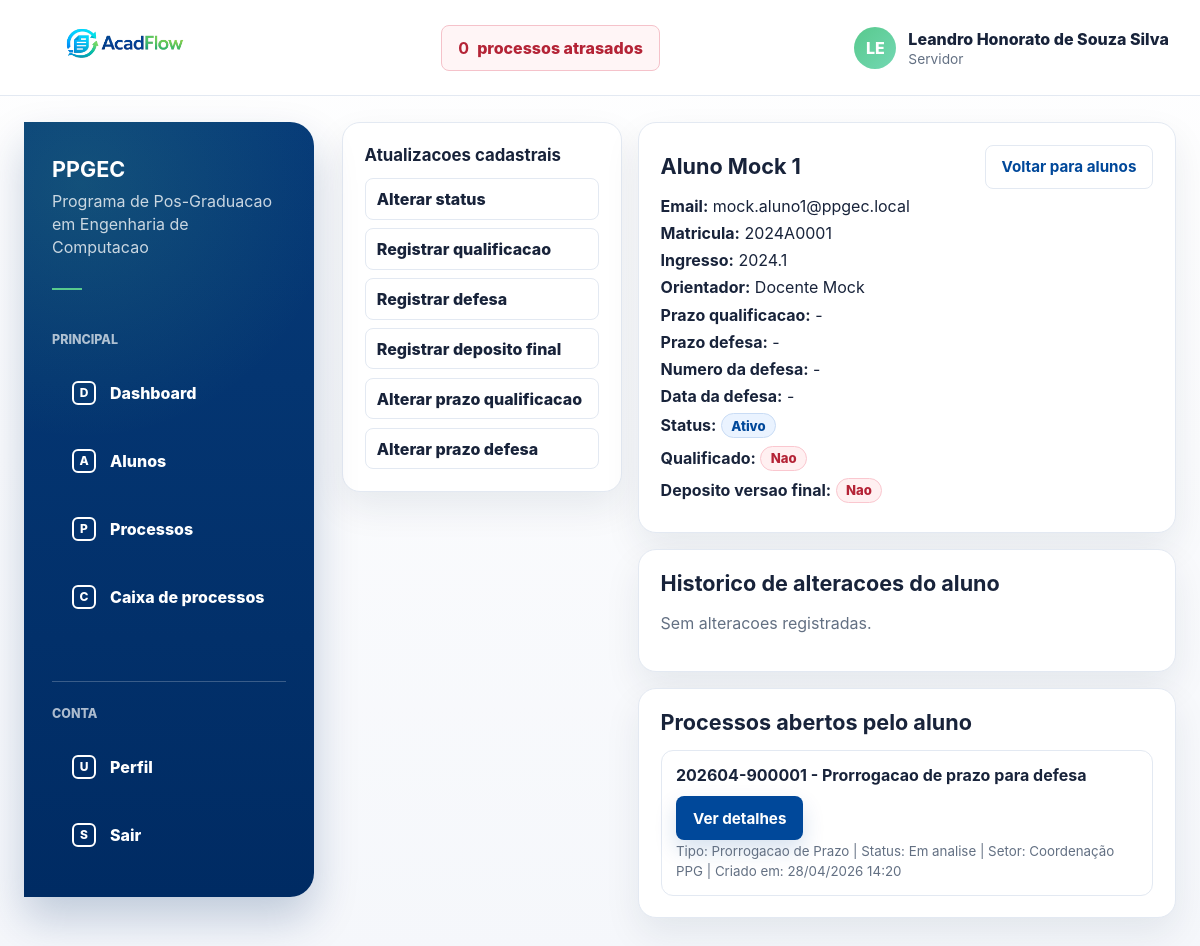
/coordenacao/alunos/5/ (signed in), run on an earlier commit of the app's database.
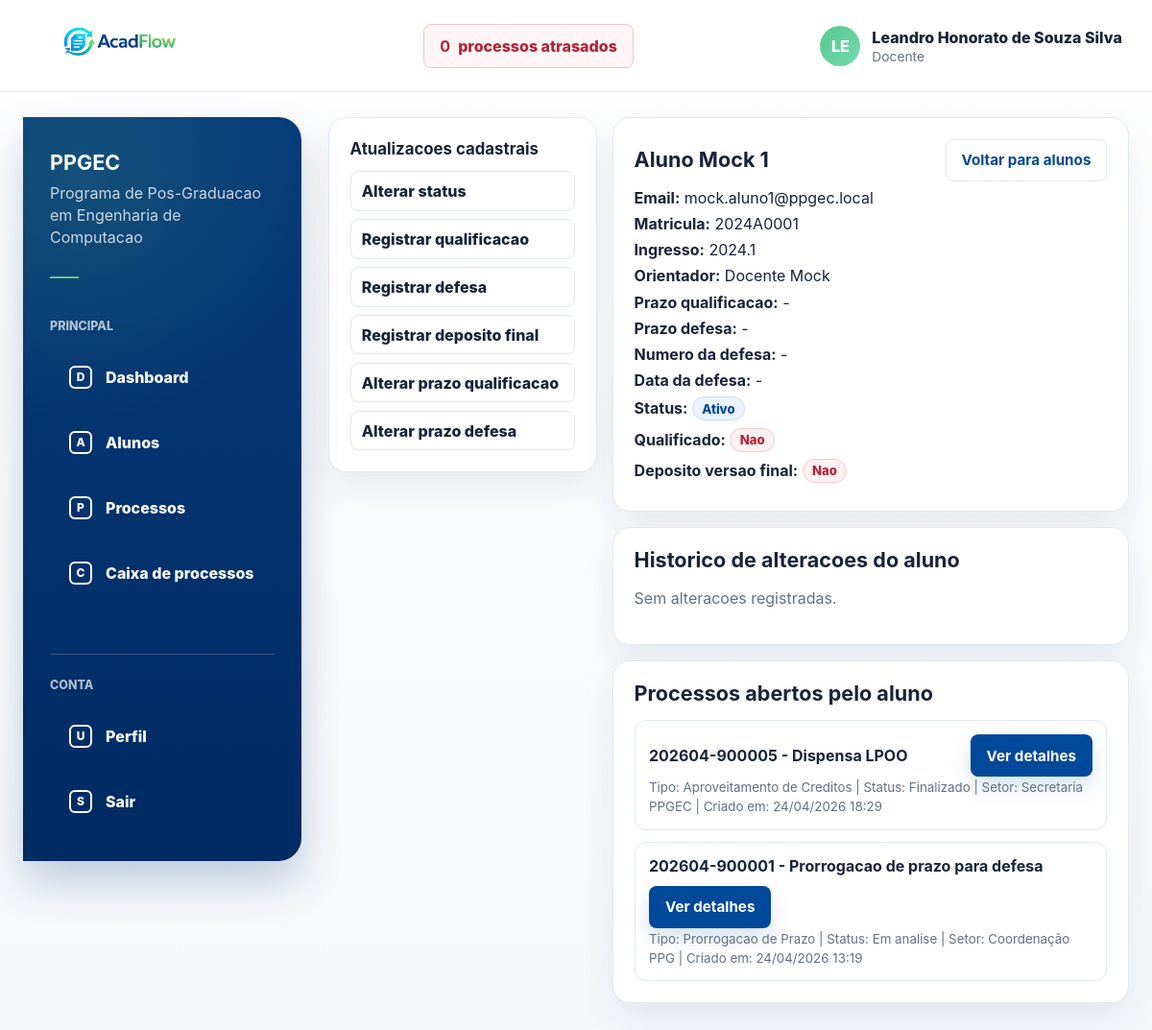
And on a later commit of the database.
### processos/models.py (models this page shows, shortened)
class User(AbstractUser):
    class TipoUsuario(models.TextChoices):
        ALUNO = "ALUNO", "Aluno"
        DOCENTE = "DOCENTE", "Docente"
        SERVIDOR = "SERVIDOR", "Servidor"
    username = None
    first_name = None
    last_name = None
    nome = models.CharField(max_length=255)
    email = models.EmailField(unique=True)
    tipo_usuario = models.CharField(
        max_length=20,
        choices=TipoUsuario.choices,
        default=TipoUsuario.SERVIDOR,
    )
    USERNAME_FIELD = "email"
    REQUIRED_FIELDS = ["nome"]
    objects = UserManager()
    class Meta:
        ordering = ["nome", "email"]

class Processo(models.Model):
    PRAZOS_DIAS_POR_TIPO = {
        "APROVEITAMENTO_CREDITOS": 30,
        "DISPENSA_DISCIPLINA": 30,
        "TRANCAMENTO_MATRICULA": 15,
        "PRORROGACAO_PRAZO": 20,
        "REINGRESSO": 30,
        "MUDANCA_ORIENTADOR": 20,
        "QUALIFICACAO": 30,
        "DEFESA": 45,
        "RECURSO": 15,
        "OUTRO": 30,
    }
    class TipoProcesso(models.TextChoices):
        APROVEITAMENTO_CREDITOS = "APROVEITAMENTO_CREDITOS", "Aproveitamento de Creditos"
        DISPENSA_DISCIPLINA = "DISPENSA_DISCIPLINA", "Dispensa de Disciplina"
        TRANCAMENTO_MATRICULA = "TRANCAMENTO_MATRICULA", "Trancamento de Matricula"
        PRORROGACAO_PRAZO = "PRORROGACAO_PRAZO", "Prorrogacao de Prazo"
        REINGRESSO = "REINGRESSO", "Reingresso"
        MUDANCA_ORIENTADOR = "MUDANCA_ORIENTADOR", "Mudanca de Orientador"
        QUALIFICACAO = "QUALIFICACAO", "Qualificacao"
        DEFESA = "DEFESA", "Defesa"
        RECURSO = "RECURSO", "Recurso"
        OUTRO = "OUTRO", "Outro"
    class StatusProcesso(models.TextChoices):
        EM_ANALISE = "EM_ANALISE", "Em analise"
        AGUARDANDO_DOCUMENTO = "AGUARDANDO_DOCUMENTO", "Aguardando documento"
        AGUARDANDO_CIENCIA = "AGUARDANDO_CIENCIA", "Aguardando ciencia"
        FINALIZADO = "FINALIZADO", "Finalizado"
    class Prioridade(models.TextChoices):
        BAIXA = "BAIXA", "Baixa"
        MEDIA = "MEDIA", "Media"
        ALTA = "ALTA", "Alta"
    usuario_criado_por = models.ForeignKey(
        settings.AUTH_USER_MODEL,
        on_delete=models.PROTECT,
        related_name="processos_criados",
    )
    tipo = models.CharField(max_length=40, choices=TipoProcesso.choices)
    assunto = models.CharField(max_length=255)
    descricao = models.TextField()
    data_criacao = models.DateTimeField(auto_now_add=True)
    atualizado_em = models.DateTimeField(auto_now=True)
    status_inicial = models.CharField(
        max_length=25,
        choices=StatusProcesso.choices,
        null=True,
        blank=True,
    )
    status = models.CharField(
        max_length=25,
        choices=StatusProcesso.choices,
        default=StatusProcesso.EM_ANALISE,
    )
    prioridade = models.CharField(
        max_length=10,
        choices=Prioridade.choices,
        null=True,
        blank=True,
    )
    setor_atual = models.ForeignKey(
        Setor,
        on_delete=models.PROTECT,
        related_name="processos_atuais",
    )
    numero = models.CharField(max_length=20, unique=True, editable=False, blank=True)
    prazo_limite = models.DateField(null=True, blank=True)
    finalizado_em = models.DateTimeField(null=True, blank=True)
    termo_finalizacao = models.TextField(blank=True)
    observacoes_internas = models.TextField(blank=True)
    class Meta:
        ordering = ["-data_criacao"]

class Setor(models.Model):
    nome = models.CharField(max_length=120, unique=True)
    descricao = models.CharField(max_length=255, blank=True)
    ativo = models.BooleanField(default=True)
    class Meta:
        ordering = ["nome"]

### processos/views.py (the view, shortened to what this page needs)
# urls.py: path("coordenacao/alunos/<int:aluno_id>/", aluno_detalhe_view, name="aluno_detalhe"),
@login_required
def aluno_detalhe_view(request, aluno_id):
    if not _has_gestao_access(request.user):
        raise PermissionDenied("Acesso restrito a coordenadores e servidores.")
    aluno = get_object_or_404(Aluno.objects.select_related("orientador"), pk=aluno_id)
    processos_aluno = (
        Processo.objects.select_related("setor_atual")
        .filter(usuario_criado_por=aluno)
        .order_by("-data_criacao")
    )
    return render(
        request,
        "processos/aluno_detalhe.html",
        {
            "aluno": aluno,
            "processos_aluno": processos_aluno,
            "alteracoes_aluno": aluno.alteracoes.select_related("alterado_por").all(),
            "status_form": AlunoStatusForm(initial={"status_aluno": aluno.status_aluno}),
            "qualificacao_form": AlunoQualificacaoForm(initial={"isQualificado": aluno.isQualificado}),
            "prazo_qualificacao_form": AlunoPrazoForm(initial={"valor_semestre": aluno.prazo_qualificacao}),
            "prazo_defesa_form": AlunoPrazoForm(initial={"valor_semestre": aluno.prazo_defesa}),
            "defesa_form": AlunoDefesaForm(
                initial={
                    "numero_defesa": aluno.numero_defesa,
                    "data_defesa": aluno.data_defesa,
                }
            ),
            "deposito_final_form": AlunoDepositoFinalForm(
                initial={"deposito_versao_final": aluno.deposito_versao_final}
            ),
            "is_coordenador": _is_coordenador(request.user),
            "has_gestao_access": _has_gestao_access(request.user),
            "can_view_dashboard": _can_view_dashboard(request.user),
            "can_view_processos": _can_view_processos(request.user),
            "can_view_caixa": _can_view_caixa(request.user),
        },
    )

### processos/context_processors.py (called while the page is built)
def processos_atrasados(request):
    if not request.user.is_authenticated:
        return {}
    return {
        "processos_atrasados_count": processos_atrasados_queryset(request.user).count(),
        "processos_atrasados_url": processos_atrasados_url(request.user),
    }

### processos/services.py (called while the page is built, shortened)
def processos_atrasados_base_queryset():
    return Processo.objects.filter(
        prazo_limite__lt=timezone.localdate(),
    ).exclude(status=Processo.StatusProcesso.FINALIZADO)

def processos_atrasados_queryset(user):
    queryset = processos_atrasados_base_queryset()
    if not user.is_authenticated:
        return queryset.none()
    if user.tipo_usuario == User.TipoUsuario.SERVIDOR:
        return queryset
    if user.tipo_usuario == User.TipoUsuario.DOCENTE:
        is_coordenador = Docente.objects.filter(pk=user.pk, coordenador=True).exists()
        if is_coordenador:
            return queryset
    return queryset.filter(usuario_criado_por=user)

### processos/views.py (called while the page is built)
def _is_docente(user):
    return user.is_authenticated and user.tipo_usuario == User.TipoUsuario.DOCENTE

def _is_servidor(user):
    return user.is_authenticated and user.tipo_usuario == User.TipoUsuario.SERVIDOR

### templates/processos/aluno_detalhe.html (shortened to what the changed rows need)
{% extends "base.html" %}
{% block content %}
<div class="aluno-page-layout">
    <section>
        <section class="card" style="margin-bottom: 1rem;">
            <div style="display: flex; align-items: center; justify-content: space-between; gap: 0.7rem; flex-wrap: wrap;">
                <h1 class="section-title" style="margin-bottom: 0;">{{ aluno.nome }}</h1>
            </div>
        </section>
        <section class="card" style="margin-bottom: 1rem;">
            <h2 class="section-title">Historico de alteracoes do aluno</h2>
        </section>
        <section class="card">
            <h2 class="section-title">Processos abertos pelo aluno</h2>
            {% if processos_aluno %}
                <ul class="list">
                    {% for processo in processos_aluno %}
                        <li>
                            <div style="display: flex; align-items: center; justify-content: space-between; gap: 0.7rem; flex-wrap: wrap;">
                                <strong>{{ processo.numero }} - {{ processo.assunto }}</strong>
                                <a class="btn" href="{% url 'processo_detalhe' processo.id %}">Ver detalhes</a>
                            </div>
                            <small class="muted">
                                Tipo: {{ processo.get_tipo_display }} |
                                Status: {{ processo.get_status_display }} |
                                Setor: {{ processo.setor_atual.nome }} |
                                Criado em: {{ processo.data_criacao|date:"d/m/Y H:i" }}
                            </small>
                        </li>
                    {% endfor %}
                </ul>
            {% else %}
                <p class="muted">Este aluno ainda nao abriu processos.</p>
            {% endif %}
        </section>
    </section>
</div>
{% endblock %}

### templates/base.html (shortened to what the changed rows need)
{% load static %}
<!doctype html>
<html lang="pt-BR">
<head>
    <link rel="stylesheet" href="{% static 'css/app.css' %}">
</head>
<body>
<div class="app-shell">
    {% if user.is_authenticated %}
        <header class="topbar">
            <div class="container topbar-content">
                <a class="brand" href="{% url 'home' %}" aria-label="AcadFlow">
                    <img class="brand-logo" src="{% static 'img/acadflow-logo.png' %}" alt="AcadFlow">
                </a>
                <a class="overdue-link" href="{{ processos_atrasados_url }}">
                    <strong>{{ processos_atrasados_count|default:0 }}</strong>
                    <span>processos atrasados</span>
                </a>
                <details class="user-menu">
                    <summary class="user-chip">
                        <span class="avatar" aria-hidden="true">{{ user.nome|default:user.email|slice:":2"|upper }}</span>
                        <span class="user-meta">
                            <span class="user-name">{{ user.nome }}</span>
                            <span class="user-role">{{ user.get_tipo_usuario_display }}</span>
                        </span>
                    </summary>
                </details>
            </div>
        </header>
    {% endif %}
    <main class="main-area">
        <div class="container">
            {% if user.is_authenticated %}
                <div class="layout">
                    <section class="content-area">
            {% endif %}
            {% block content %}{% endblock %}
            {% if user.is_authenticated %}
                    </section>
                </div>
            {% endif %}
        </div>
    </main>
</div>
</body>
</html>

What changed in the data, as far as the page shows it:
changed User "LE": tipo_usuario "Servidor" → "Docente"
added Processo: numero "202604-900005", assunto "Dispensa LPOO", tipo "Aproveitamento de Creditos", status "Finalizado", setor_atual.nome "Secretaria PPGEC", data_criacao "24/04/2026 18:29"
computed for Processo "Prorrogacao de prazo para defesa": data_criacao "28/04/2026 14:20" → "24/04/2026 13:19"
